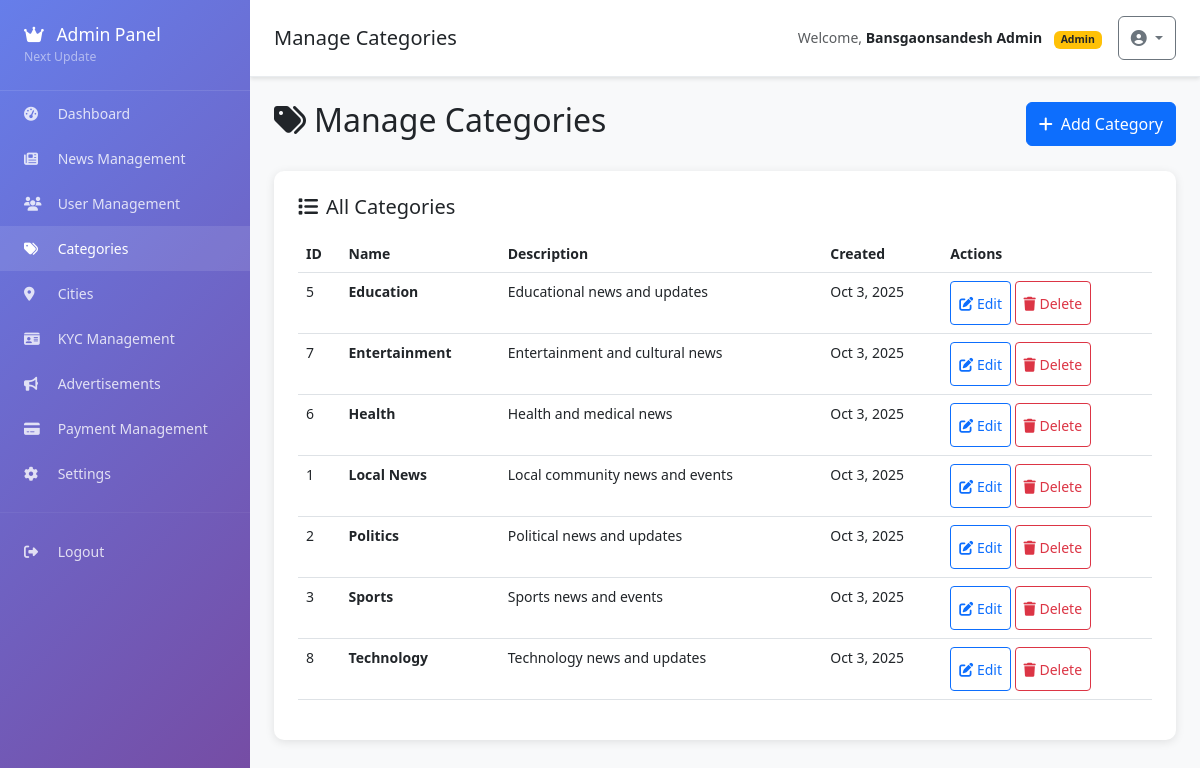
Page /pages/admin/categories.php (signed in) on the committed database.
### tables this page shows
CREATE TABLE `categories` (
  `id` int NOT NULL AUTO_INCREMENT,
  `name` varchar(100) NOT NULL,
  `slug` varchar(100) NOT NULL,
  `description` text,
  `is_active` tinyint(1) DEFAULT '1',
  `created_at` timestamp NULL DEFAULT CURRENT_TIMESTAMP,
  PRIMARY KEY (`id`),
  UNIQUE KEY `slug` (`slug`)
);

### src/services/Database.php (called while the page is built, shortened)
<?php
class Database {
    private static $instance = null;
    private $connection;
    private $config;
    private function __construct() {
        $this->config = require __DIR__ . '/../../config/app.php';
    }
    public static function getInstance() {
        if (self::$instance === null) {
            self::$instance = new self();
        }
        return self::$instance;
    }
    private function connect() {
        try {
            $db = $this->config['database'];
            $dsn = "mysql:host={$db['host']};dbname={$db['database']};charset=utf8mb4";
            $this->connection = new PDO($dsn, $db['username'], $db['password'], [
                PDO::ATTR_ERRMODE => PDO::ERRMODE_EXCEPTION,
                PDO::ATTR_DEFAULT_FETCH_MODE => PDO::FETCH_ASSOC,
                PDO::ATTR_EMULATE_PREPARES => false
            ]);
        } catch (PDOException $e) {
            throw new \Exception("Database connection failed: " . $e->getMessage());
        }
    }
    public function query($sql, $params = []) {
        try {
            $stmt = $this->connection->prepare($sql);
            $stmt->execute($params);
            return $stmt;
        } catch (PDOException $e) {
            throw new \Exception("Query failed: " . $e->getMessage());
        }
    }
    public function fetchAll($sql, $params = []) {
        return $this->query($sql, $params)->fetchAll();
    }
}
?>

### src/models/News.php (called while the page is built, shortened)
<?php
class News {
    private $db;
    public function __construct() {
        $this->db = Database::getInstance();
    }
    public function getDb() {
        return $this->db;
    }
}
?>

### config/app.php (called while the page is built, shortened)
<?php
if (!function_exists('getAppUrl')) {
    function getAppUrl() {
        $protocol = (!empty($_SERVER['HTTPS']) && $_SERVER['HTTPS'] !== 'off') ? 'https' : 'http';
        $host = $_SERVER['HTTP_HOST'] ?? 'localhost:8080';
        return $protocol . '://' . $host;
    }
}
if (!function_exists('getEnvironment')) {
    function getEnvironment() {
        $host = $_SERVER['HTTP_HOST'] ?? 'localhost';
        if (strpos($host, 'localhost') !== false || strpos($host, '127.0.0.1') !== false || strpos($host, '192.168.') !== false) {
            return 'development';
        } elseif (strpos($host, 'staging') !== false) {
            return 'staging';
        } elseif (strpos($host, 'skyablyitsolution.com') !== false) {
            return 'production';
        } else {
            return 'production';
        }
    }
}
$environment = getEnvironment();
$appUrl = getAppUrl();
?>

### pages/admin/categories.php (the view, shortened to what this page needs)
<?php
require_once __DIR__ . '/../../bootstrap-fixed.php';
$newsModel = new News();
if (!isset($_GET['action']) && !isset($_POST['action'])) {
    include APP_PATH . '/views/layouts/admin-header.php';
    try {
        $categories = $newsModel->getDb()->fetchAll("SELECT * FROM categories ORDER BY name ASC") ?? [];
    } catch (Exception $e) {
        $categories = [];
    }
    ?>
<div class="d-flex justify-content-between align-items-center mb-4">
    <h2><i class="fas fa-tags me-2"></i>Manage Categories</h2>
    <button class="btn btn-primary" data-bs-toggle="modal" data-bs-target="#addCategoryModal">
        <i class="fas fa-plus me-2"></i>Add Category
    </button>
</div>
<div class="dashboard-card">
    <h5 class="mb-3">
        <i class="fas fa-list me-2"></i>All Categories
    </h5>
    <?php if (empty($categories)): ?>
        <div class="text-center py-4">
            <i class="fas fa-tags fa-3x text-muted mb-3"></i>
            <p class="text-muted">No categories found.</p>
        </div>
    <?php else: ?>
        <div class="table-responsive">
            <table class="table table-hover">
                <thead>
                    <tr>
                        <th>ID</th>
                        <th>Name</th>
                        <th>Description</th>
                        <th>Created</th>
                        <th>Actions</th>
                    </tr>
                </thead>
                <tbody>
                    <?php foreach ($categories as $category): ?>
                        <tr>
                            <td><?php echo $category['id']; ?></td>
                            <td>
                                <strong><?php echo htmlspecialchars($category['name']); ?></strong>
                            </td>
                            <td><?php echo htmlspecialchars($category['description']); ?></td>
                            <td><?php echo date('M j, Y', strtotime($category['created_at'])); ?></td>
                            <td>
                                <button class="btn btn-sm btn-outline-primary" onclick="editCategory(<?php echo $category['id']; ?>)">
                                    <i class="fas fa-edit"></i> Edit
                                </button>
                                <button class="btn btn-sm btn-outline-danger" onclick="deleteCategory(<?php echo $category['id']; ?>)">
                                    <i class="fas fa-trash"></i> Delete
                                </button>
                            </td>
                        </tr>
                    <?php endforeach; ?>
                </tbody>
            </table>
        </div>
    <?php endif; ?>
</div>
<?php include APP_PATH . '/views/layouts/admin-footer.php'; ?>
<?php }  ?>

### app/views/layouts/admin-header.php (style rules this page uses)
body { background-color: #f8f9fa; font-size: 14px; -webkit-text-size-adjust: 100%; -webkit-tap-highlight-color: transparent; -webkit-touch-callout: none; -webkit-user-select: none; -moz-user-select: none; -ms-user-select: none; user-select: none; }
* { -webkit-tap-highlight-color: transparent; }
.btn, .nav-link, .form-control, .form-select { min-height: 44px; touch-action: manipulation; }
html, body { overflow-x: hidden; width: 100%; }
.dashboard-card { background: white; border-radius: 10px; padding: 1.5rem; box-shadow: 0 2px 10px rgba(0,0,0,0.1); margin-bottom: 1.5rem; }

### rows in the picture
categories: id "5", name "Education", description "Educational news and updates", created_at "Oct 3, 2025"
categories: id "7", name "Entertainment", description "Entertainment and cultural news", created_at "Oct 3, 2025"
categories: id "6", name "Health", description "Health and medical news", created_at "Oct 3, 2025"
categories: id "1", name "Local News", description "Local community news and events", created_at "Oct 3, 2025"
categories: id "2", name "Politics", description "Political news and updates", created_at "Oct 3, 2025"
categories: id "3", name "Sports", description "Sports news and events", created_at "Oct 3, 2025"
categories: id "8", name "Technology", description "Technology news and updates", created_at "Oct 3, 2025"

### other values in the picture
config('app_name') "Next Update"
$page_title "Manage Categories"
session('full_name') "Bansgaonsandesh Admin"
